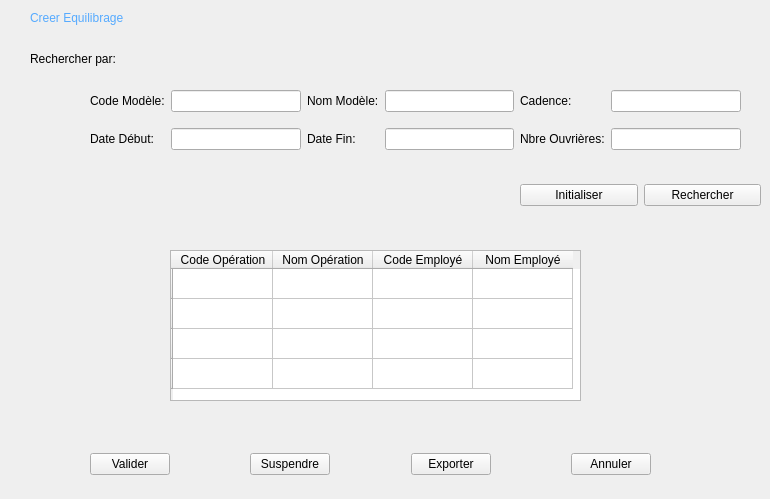
    <widget class="QWidget" name="ajouter_equilib">
     <widget class="QLabel" name="recherche_4">
      <property name="geometry">
       <rect>
        <x>30</x>
        <y>50</y>
        <width>111</width>
        <height>17</height>
       </rect>
      </property>
      <property name="text">
       <string>Rechercher par:</string>
      </property>
     </widget>
     <widget class="QWidget" name="gridLayoutWidget">
      <property name="geometry">
       <rect>
        <x>90</x>
        <y>80</y>
        <width>651</width>
        <height>81</height>
       </rect>
      </property>
      <layout class="QGridLayout" name="gridLayout">
       <item row="1" column="0">
        <widget class="QLabel" name="datedeb">
         <property name="text">
          <string>Date Début:</string>
         </property>
        </widget>
       </item>
       <item row="1" column="1">
        <widget class="QLineEdit" name="date_deb"/>
       </item>
       <item row="1" column="2">
        <widget class="QLabel" name="datefin">
         <property name="text">
          <string>Date Fin:</string>
         </property>
        </widget>
       </item>
       <item row="1" column="3">
        <widget class="QLineEdit" name="date_fin"/>
       </item>
       <item row="1" column="4">
        <widget class="QLabel" name="nb_ouv">
         <property name="text">
          <string>Nbre Ouvrières:</string>
         </property>
        </widget>
       </item>
       <item row="1" column="5">
        <widget class="QLineEdit" name="nbr_ouv"/>
       </item>
       <item row="0" column="1">
        <widget class="QLineEdit" name="code_modele_2"/>
       </item>
       <item row="0" column="2">
        <widget class="QLabel" name="nom_mo">
         <property name="text">
          <string>Nom Modèle:</string>
         </property>
        </widget>
       </item>
       <item row="0" column="3">
        <widget class="QLineEdit" name="lineEdit_2"/>
       </item>
       <item row="0" column="4">
        <widget class="QLabel" name="cadence">
         <property name="text">
          <string>Cadence:</string>
         </property>
        </widget>
       </item>
       <item row="0" column="5">
        <widget class="QLineEdit" name="cad"/>
       </item>
       <item row="0" column="0">
        <widget class="QLabel" name="code_mod_2">
         <property name="text">
          <string>Code Modèle:</string>
         </property>
        </widget>
       </item>
      </layout>
     </widget>
     <widget class="QTableWidget" name="tableWidget_2">
      <property name="geometry">
       <rect>
        <x>170</x>
        <y>250</y>
        <width>411</width>
        <height>151</height>
       </rect>
      </property>
      <row>
       <property name="text">
        <string/>
       </property>
      </row>
      <row>
       <property name="text">
        <string/>
       </property>
      </row>
      <row>
       <property name="text">
        <string/>
       </property>
      </row>
      <row>
       <property name="text">
        <string/>
       </property>
      </row>
      <column>
       <property name="text">
        <string>Code Opération</string>
       </property>
      </column>
      <column>
       <property name="text">
        <string>Nom Opération</string>
       </property>
      </column>
      <column>
       <property name="text">
        <string>Code Employé</string>
       </property>
      </column>
      <column>
       <property name="text">
        <string>Nom Employé</string>
       </property>
      </column>
     </widget>
     <widget class="QWidget" name="horizontalLayoutWidget_6">
      <property name="geometry">
       <rect>
        <x>90</x>
        <y>439</y>
        <width>561</width>
        <height>51</height>
       </rect>
      </property>
      <layout class="QHBoxLayout" name="horizontalLayout_4">
       <item>
        <widget class="QPushButton" name="valider_2">
         <property name="text">
          <string>Valider</string>
         </property>
        </widget>
       </item>
       <item>
        <spacer name="horizontalSpacer_6">
         <property name="orientation">
          <enum>Qt::Horizontal</enum>
         </property>
         <property name="sizeHint" stdset="0">
          <size>
           <width>40</width>
           <height>20</height>
          </size>
         </property>
        </spacer>
       </item>
       <item>
        <widget class="QPushButton" name="suspendre">
         <property name="text">
          <string>Suspendre</string>
         </property>
        </widget>
       </item>
       <item>
        <spacer name="horizontalSpacer_9">
         <property name="orientation">
          <enum>Qt::Horizontal</enum>
         </property>
         <property name="sizeHint" stdset="0">
          <size>
           <width>40</width>
           <height>20</height>
          </size>
         </property>
        </spacer>
       </item>
       <item>
        <widget class="QPushButton" name="exporter_2">
         <property name="text">
          <string>Exporter</string>
         </property>
        </widget>
       </item>
       <item>
        <spacer name="horizontalSpacer_8">
         <property name="orientation">
          <enum>Qt::Horizontal</enum>
         </property>
         <property name="sizeHint" stdset="0">
          <size>
           <width>40</width>
           <height>20</height>
          </size>
         </property>
        </spacer>
       </item>
       <item>
        <widget class="QPushButton" name="annuler_eq">
         <property name="text">
          <string>Annuler</string>
         </property>
        </widget>
       </item>
      </layout>
     </widget>
     <widget class="QLabel" name="label_9">
      <property name="geometry">
       <rect>
        <x>30</x>
        <y>10</y>
        <width>131</width>
        <height>17</height>
       </rect>
      </property>
      <property name="text">
       <string>&lt;html&gt;&lt;head/&gt;&lt;body&gt;&lt;p&gt;&lt;span style=&quot; color:#55aaff;&quot;&gt;Creer Equilibrage&lt;/span&gt;&lt;/p&gt;&lt;/body&gt;&lt;/html&gt;</string>
      </property>
     </widget>
     <widget class="QWidget" name="horizontalLayoutWidget_15">
      <property name="geometry">
       <rect>
        <x>520</x>
        <y>180</y>
        <width>241</width>
        <height>31</height>
       </rect>
      </property>
      <layout class="QHBoxLayout" name="horizontalLayout_12">
       <item>
        <widget class="QPushButton" name="pushButton_5">
         <property name="text">
          <string>Initialiser</string>
         </property>
        </widget>
       </item>
       <item>
        <widget class="QPushButton" name="pushButton_6">
         <property name="text">
          <string>Rechercher</string>
         </property>
        </widget>
       </item>
      </layout>
     </widget>
    </widget>
